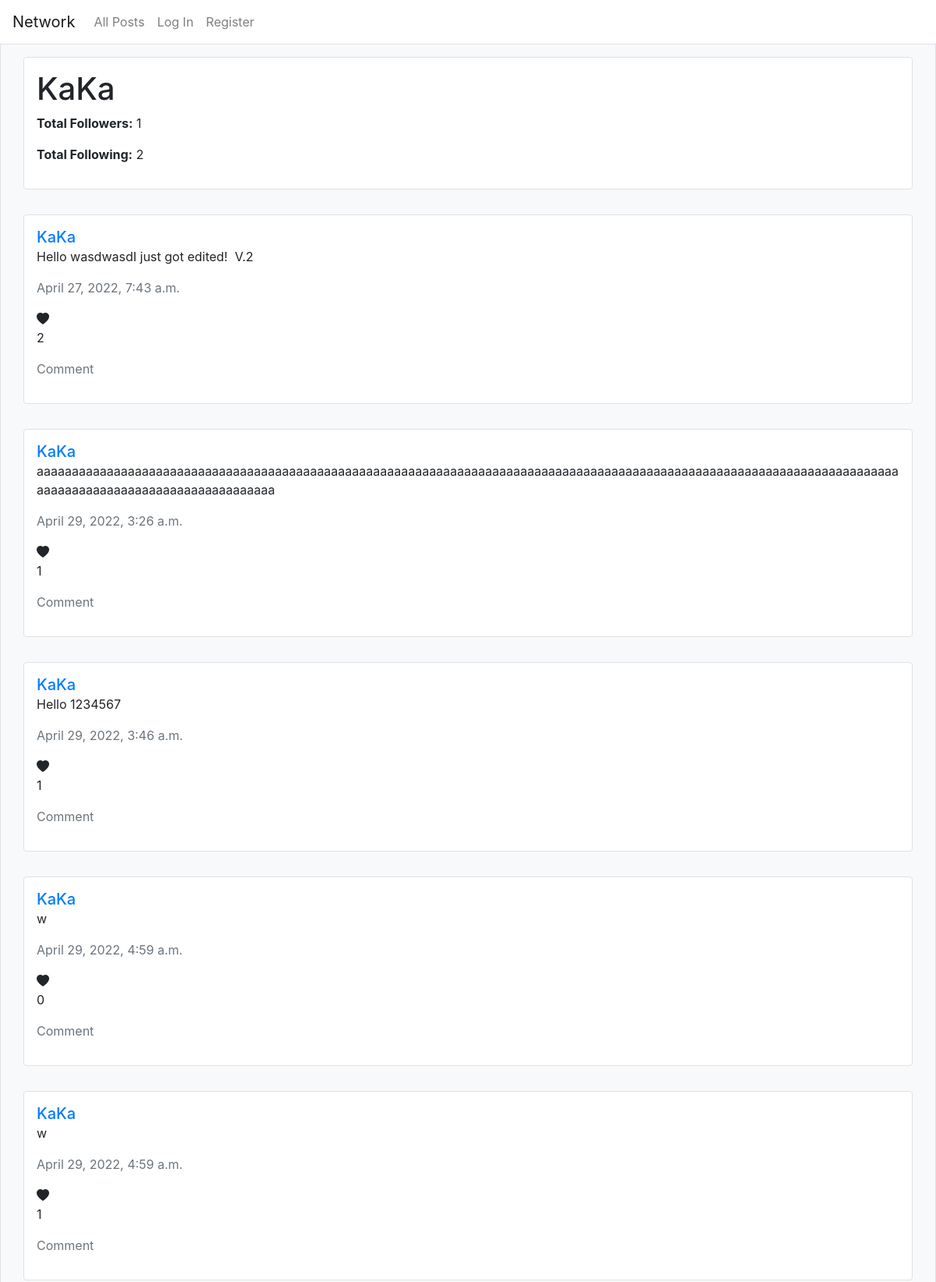
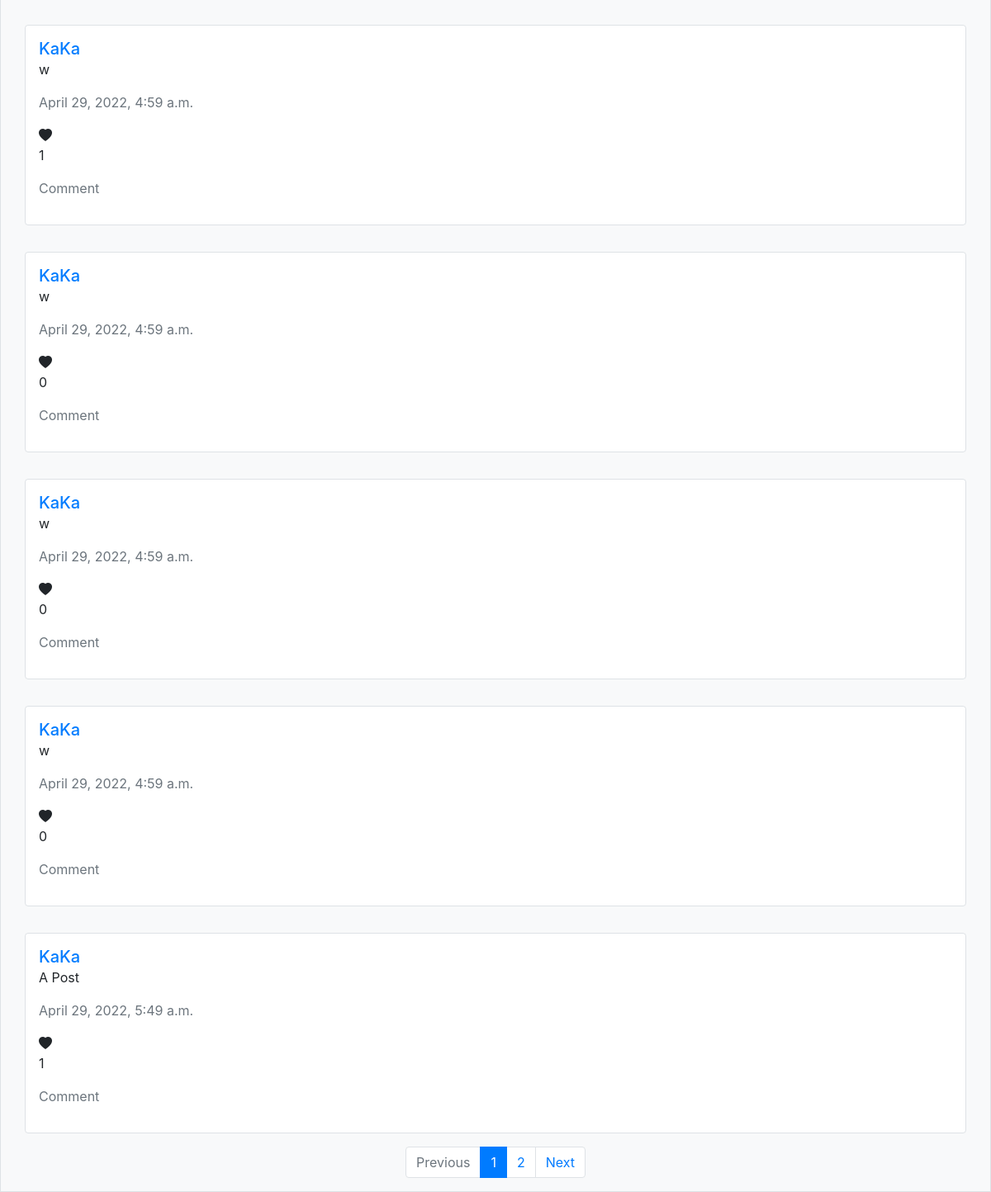
Screenshot of /profile/7 with the database file from the repository (2 pictures, top to bottom).
### network/models.py (models this page shows, shortened)
class User(AbstractUser):
    following = models.ManyToManyField(
        "self", null=True, blank=True, symmetrical=False, related_name="follower")
    liked_post = models.ManyToManyField(
        "Post", null=True, blank=True, related_name="liked_user")
    liked_comment = models.ManyToManyField(
        "Comment", null=True, blank=True, related_name="liked_user")
    @property
    def total_followers(self):
        return User.objects.filter(following=self).count()
    @property
    def total_following(self):
        return self.following.count()

class BaseModel(models.Model):
    content = models.TextField()
    likes = models.PositiveIntegerField(default=0)
    date_created = models.DateTimeField(auto_now_add=True)
    class Meta:
        abstract = True

class Post(BaseModel):
    author = models.ForeignKey(
        settings.AUTH_USER_MODEL, null=True, on_delete=models.SET_NULL, related_name="post")

### network/views.py (the view)
def profile_view(request, user_id):
    try:
        user_data = User.objects.get(pk=user_id)
    except:
        return HttpResponseRedirect(reverse("error"))
    if not request.user.is_authenticated:
        is_following = False
    else:
        is_following = request.user.following.filter(id=user_data.id).exists()
    posts = Post.objects.filter(author=user_data)
    paginator = Paginator(posts, 10)
    page_number = request.GET.get("pnum", 1)
    page_obj = paginator.get_page(page_number)
    if request.user.is_authenticated:
        for obj in page_obj:
            obj.is_liked = request.user.liked_post.filter(pk=obj.id).exists()
    return render(request, "network/profile.html", {
        "user_data": user_data,
        "is_following": is_following,
        "page_obj": page_obj,
        "name": "profile"
    })

### network/templates/network/profile.html (shortened to what this page needs)
{% extends "network/layout.html" %}
{% load static %}
{% block body %}
    <div class="container my-3 p-3 rounded border border-1 bg-white">
        <h1 id="profile-name">{{ user_data.username }}</h1>
        <p>
            <b>Total Followers:</b>
            <span id="total-followers">{{ user_data.total_followers }}</span>
        </p>
        <p>
            <b>Total Following:</b>
            <span id="total-following">{{ user_data.total_following }}</span>
        </p>
    </div>
    {% include "network/content.html" %}
{% endblock %}

### network/templates/network/content.html (shortened to what this page needs)
{% for post in page_obj %}
    <div class="container my-3 p-3 rounded border border-1 bg-white">
        <a href="{% url 'profile' post.author.id %}" class="h5">{{ post.author.username }}</a>
        <div class="content-container" data-id="{{ post.id }}">
            <p class="content">{{ post.content }}</p>
        </div>
        <p class="date-created text-muted">{{ post.date_created }}</p>
        {% if post.is_liked %}
            <i class="like-post-btn bi bi-heart-fill" style="color: red" data-id="{{ post.id }}"></i>
        {% else %}
            <i class="like-post-btn bi bi-heart-fill" data-id="{{ post.id }}"></i>
        {% endif %}
        <p class="like-count">{{ post.likes }}</p>
        <p class="comment text-muted" data-id="{{ post.id }}">Comment</p>
    </div>
{% empty %}
    <h1>No post yet.</h1>
{% endfor %}
<nav aria-label="Page navigation">
    <ul class="pagination">
        {% if page_obj.has_previous %}
            <li class="page-item"><a class="page-link" href="?pnum={{ page_obj.previous_page_number }}">Previous</a></li>
        {% else %}
            <li class="page-item disabled"><a class="page-link" href="#">Previous</a></li>
        {% endif %}
        {% for i in page_obj.paginator.page_range %}
            {% if i <= page_obj.number|add:2 and i >= page_obj.number|add:-2 %}
                {% if i == page_obj.number %}
                    <li class="page-item active"><a class="page-link" href="?pnum={{ i }}">{{ i }}</a></li>
                {% else %}
                    <li class="page-item"><a class="page-link" href="?pnum={{ i }}">{{ i }}</a></li>
                {% endif %}
            {% endif %}
        {% endfor %}
        {% if page_obj.has_next %}
            <li class="page-item"><a class="page-link" href="?pnum={{ page_obj.next_page_number }}">Next</a></li>
        {% else %}
            <li class="page-item disabled"><a class="page-link" href="#">Next</a></li>
        {% endif %}
    </ul>
</nav>

### network/static/network/styles.css (style rules this page uses)
.content { word-wrap: break-word; white-space: pre-wrap; word-break: break-word; }
.like-post-btn, .like-comment-btn, .edit-post-btn, .comment { user-select: none; cursor: pointer; }

### rows the page displays
User: username "KaKa", total_followers "1", total_following "2"
Post: author.username "KaKa", content "Hello wasdwasdI just got edited! V.2", date_created "April 27, 2022, 7:43 a.m.", likes "2"
Post: author.username "KaKa", content "aaaaaaaaaaaaaaaaaaaaaaaaaaaaaaaaaaaaaaaaaaaaaaaaaaaaaaaaaaaaaaaaaaaaaaaaaaaaaaaaaaaaaaaaaaaaaaaaaaaaaaaaaaaaaaaaaaaaaaaaaaaaaaaaaaaaaaaaaaaaaaaaaaaaaaaaaaaaa", date_created "April 29, 2022, 3:26 a.m.", likes "1"
Post: author.username "KaKa", content "Hello 1234567", date_created "April 29, 2022, 3:46 a.m.", likes "1"
Post: author.username "KaKa", content "w", date_created "April 29, 2022, 4:59 a.m.", likes "0"
Post: author.username "KaKa", content "w", date_created "April 29, 2022, 4:59 a.m.", likes "1"
Post: author.username "KaKa", content "w", date_created "April 29, 2022, 4:59 a.m.", likes "1"
Post: author.username "KaKa", content "w", date_created "April 29, 2022, 4:59 a.m.", likes "0"
Post: author.username "KaKa", content "w", date_created "April 29, 2022, 4:59 a.m.", likes "0"
Post: author.username "KaKa", content "w", date_created "April 29, 2022, 4:59 a.m.", likes "0"
Post: author.username "KaKa", content "A Post", date_created "April 29, 2022, 5:49 a.m.", likes "1"

### other values shown
{{ i }} "1"
{{ i }} "2"
